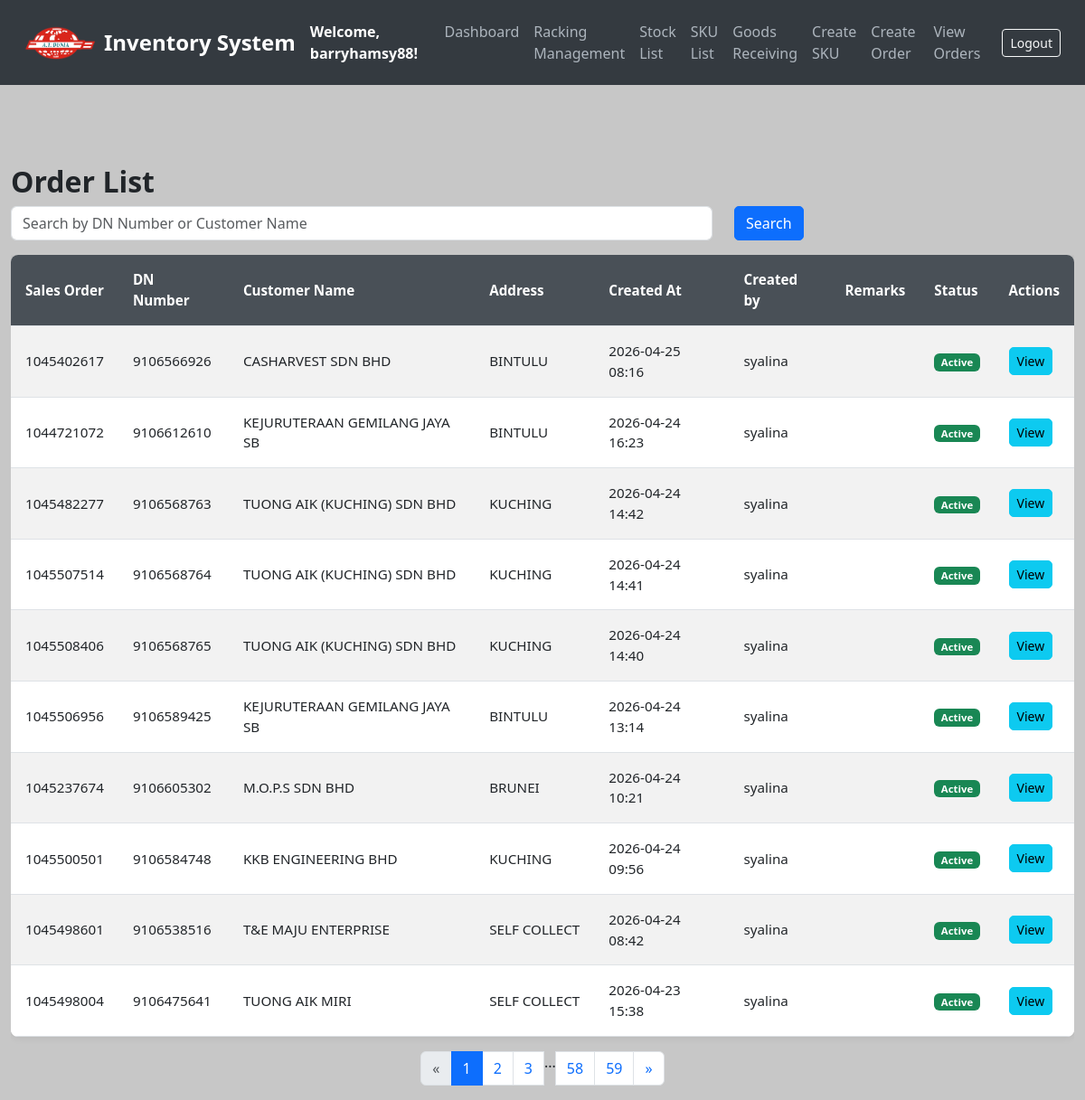
Page /orders (signed in) on the committed database.
### models.py (models this page shows, shortened)
class User(UserMixin, db.Model):
    __tablename__ = 'users'
    id = db.Column(db.Integer, primary_key=True)
    username = db.Column(db.String(80), unique=True, nullable=False)
    email = db.Column(db.String(120), unique=True, nullable=False)
    password = db.Column(db.String(200), nullable=False)  # Store hashed passwords
    date_created = db.Column(db.DateTime, default=get_local_time)
    last_login = db.Column(db.DateTime, nullable=True)
    is_active = db.Column(db.Boolean, default=True)  # For account activation/deactivation
    is_approved = db.Column(db.Boolean, default=False)
    is_admin = db.Column(db.Boolean, default=False)

class Order(db.Model):
    __tablename__ = 'orders'
    id = db.Column(db.Integer, primary_key=True)
    dn_number = db.Column(db.String(50), unique=True, nullable=False)  # Add DN number field
    created_at = db.Column(db.DateTime, default=get_local_time)
    customer_name = db.Column(db.String(100), nullable=False)
    address = db.Column(db.String(255), nullable=False)
    sales_order = db.Column(db.String(255), nullable=False)
    remarks = db.Column(db.String(255), nullable=True)
    status = db.Column(db.String(20), default='active')
    created_by = db.Column(db.String(255), nullable=True)
    last_updated_by = db.Column(db.String(255), nullable=True)  # Add this line
    items = db.relationship('OrderItem', backref='order', cascade='all, delete-orphan', lazy=True)

### app.py (the view)
@app.route('/orders')
@login_required
def list_orders():
    search = request.args.get('search', '')
    page = request.args.get('page', 1, type=int)
    query = Order.query.filter(
        Order.dn_number.like(f"%{search}%") |
        Order.customer_name.like(f"%{search}%") |
        Order.sales_order.like(f"%{search}%")  # ← ADDED THIS!
    ).order_by(Order.created_at.desc())  # Sort by most recent orders
    pagination = query.paginate(page=page, per_page=10, error_out=False)
    return render_template('list_orders.html', orders=pagination.items, pagination=pagination, search=search)

### app.py (called while the page is built)
@login_manager.user_loader
def load_user(user_id):
    return db.session.get(User, int(user_id))

### templates/list_orders.html (shortened to what this page needs)
<!DOCTYPE html>
<html lang="en">
<head>
    <link href="https://cdn.jsdelivr.net/npm/bootstrap@5.3.0/dist/css/bootstrap.min.css" rel="stylesheet">
</head>
<body>
<nav class="navbar navbar-expand-lg navbar-dark">
    <div class="container-fluid">
        <img src="{{ url_for('static', filename='logo_.png') }}" alt="Logo" width="80" height="40" class="me-2">
        <a class="navbar-brand" href="/">Inventory System</a>
        <strong class="text-white">Welcome, {{ current_user.username }}!</strong>
        <div class="collapse navbar-collapse" id="navbarNav">
            <ul class="navbar-nav ms-auto">
                <li class="nav-item"><a class="nav-link" href="/dashboard">Dashboard</a></li>
                <li class="nav-item"><a class="nav-link" href="/create_racking">Racking Management</a></li>
                <li class="nav-item"><a class="nav-link" href="/stocks">Stock List</a></li>
                <li class="nav-item"><a class="nav-link" href="/sku-list">SKU List</a></li>
                <li class="nav-item"><a class="nav-link" href="/create-stock">Goods Receiving</a></li>
                <li class="nav-item"><a class="nav-link" href="/add-sku">Create SKU</a></li>
                <li class="nav-item"><a class="nav-link" href="/create-order">Create Order</a></li>
                <li class="nav-item"><a class="nav-link" href="/orders">View Orders</a></li>
            </ul>
            <form class="d-flex ms-3" action="{{ url_for('logout') }}" method="POST">
                <button class="btn btn-sm btn-outline-light" type="submit">Logout</button>
            </form>
        </div>
    </div>
</nav>
<div class="container mt-5">
    <h2>Order List</h2>
    <form method="GET" action="/orders" class="row mb-3">
        <div class="col-md-8">
            <input type="text" name="search" class="form-control" value="{{ search }}" placeholder="Search by DN Number or Customer Name">
        </div>
        <div class="col-md-4">
            <button type="submit" class="btn btn-primary">Search</button>
        </div>
    </form>
    <div class="table-responsive">
        <table class="table table-striped">
            <thead>
                <tr>
                    <th>Sales Order</th>
                    <th>DN Number</th>
                    <th>Customer Name</th>
                    <th>Address</th>
                    <th>Created At</th>
                    <th>Created by</th>
                    <th>Remarks</th>
                    <th>Status</th>
                    <th>Actions</th>
                </tr>
            </thead>
            <tbody>
                {% for order in orders %}
                <tr>
                    <td>{{ order.sales_order }}</td>
                    <td>{{ order.dn_number }}</td>
                    <td>{{ order.customer_name }}</td>
                    <td class="address-cell" title="{{ order.address }}">
                        {{ order.address[:50] }}{% if order.address|length > 50 %}...{% endif %}
                    </td>
                    <td>{{ order.created_at.strftime('%Y-%m-%d %H:%M') }}</td>
                    <td>{{ order.created_by }}</td>
                    <td>{{ order.remarks }}</td>
    <td>
        {% if order.status == 'cancelled' %}
            <span class="badge bg-danger">Cancelled</span>
        {% elif order.status == 'completed' %}
            <span class="badge bg-primary">Completed</span>
        {% else %}
            <span class="badge bg-success">Active</span>
        {% endif %}
    </td>
                    <td>
                        <a href="{{ url_for('view_order', order_id=order.id) }}" class="btn btn-info btn-sm">View</a>
                    </td>
                </tr>
                {% endfor %}
            </tbody>
        </table>
    </div>
    <div class="d-flex justify-content-center">
        <nav aria-label="Page navigation">
            <ul class="pagination">
                {% if pagination.has_prev %}
                <li class="page-item">
                    <a class="page-link" href="{{ url_for('list_orders', page=pagination.prev_num, search=search) }}" aria-label="Previous">
                        <span aria-hidden="true">&laquo;</span>
                    </a>
                </li>
                {% else %}
                <li class="page-item disabled">
                    <span class="page-link">&laquo;</span>
                </li>
                {% endif %}
                {% for page_num in pagination.iter_pages(left_edge=2, right_edge=2, left_current=2, right_current=2) %}
                {% if page_num %}
                    {% if page_num == pagination.page %}
                    <li class="page-item active"><span class="page-link">{{ page_num }}</span></li>
                    {% else %}
                    <li class="page-item"><a class="page-link" href="{{ url_for('list_orders', page=page_num, search=search) }}">{{ page_num }}</a></li>
                    {% endif %}
                {% else %}
                <li class="page-item disabled"><span class="page-list">...</span></li>
                {% endif %}
                {% endfor %}
                {% if pagination.has_next %}
                <li class="page-item">
                    <a class="page-link" href="{{ url_for('list_orders', page=pagination.next_num, search=search) }}" aria-label="Next">
                        <span aria-hidden="true">&raquo;</span>
                    </a>
                </li>
                {% else %}
                <li class="page-item disabled">
                    <span class="page-link">&raquo;</span>
                </li>
                {% endif %}
            </ul>
        </nav>
    </div>
</div>
</body>
</html>

### templates/list_orders.html (style rules this page uses)
body { background-color: #C7C7C7; color: #212529; }
.navbar { background-color: #343a40; padding: 15px; }
.navbar-brand { font-weight: bold; color: #fff; font-size: 1.5rem; }
.nav-link { color: #adb5bd; font-weight: 500; }
.container { max-width: 1400px; padding-top: 40px; }
.table { background-color: #fff; border-radius: 8px; overflow: hidden; box-shadow: 0px 0px 10px rgba(0, 0, 0, 0.1); }
.table th, .table td { vertical-align: middle; font-size: 0.95rem; padding: 1rem; }
.table th { background-color: #495057; color: #fff; }
.table-striped tbody tr:nth-of-type(odd) { background-color: #f8f9fa; }
.address-cell { max-width: 200px; white-space: nowrap; overflow: hidden; text-overflow: ellipsis; cursor: help; }
.btn-primary, .btn-success, .btn-danger { border-radius: 5px; transition: all 0.3s ease; }
h2 { font-size: 2rem; font-weight: bold; }
.btn-info, .btn-success, .btn-danger { border-radius: 5px; transition: all 0.3s ease; }

### rows in the picture
User: username "barryhamsy88"
Order: sales_order "1045402617", dn_number "9106566926", customer_name "CASHARVEST SDN BHD", address "BINTULU", created_at "2026-04-25 08:16", created_by "syalina", status "Active"
Order: sales_order "1044721072", dn_number "9106612610", customer_name "KEJURUTERAAN GEMILANG JAYA SB", address "BINTULU", created_at "2026-04-24 16:23", created_by "syalina", status "Active"
Order: sales_order "1045482277", dn_number "9106568763", customer_name "TUONG AIK (KUCHING) SDN BHD", address "KUCHING", created_at "2026-04-24 14:42", created_by "syalina", status "Active"
Order: sales_order "1045507514", dn_number "9106568764", customer_name "TUONG AIK (KUCHING) SDN BHD", address "KUCHING", created_at "2026-04-24 14:41", created_by "syalina", status "Active"
Order: sales_order "1045508406", dn_number "9106568765", customer_name "TUONG AIK (KUCHING) SDN BHD", address "KUCHING", created_at "2026-04-24 14:40", created_by "syalina", status "Active"
Order: sales_order "1045506956", dn_number "9106589425", customer_name "KEJURUTERAAN GEMILANG JAYA SB", address "BINTULU", created_at "2026-04-24 13:14", created_by "syalina", status "Active"
Order: sales_order "1045237674", dn_number "9106605302", customer_name "M.O.P.S SDN BHD", address "BRUNEI", created_at "2026-04-24 10:21", created_by "syalina", status "Active"
Order: sales_order "1045500501", dn_number "9106584748", customer_name "KKB ENGINEERING BHD", address "KUCHING", created_at "2026-04-24 09:56", created_by "syalina", status "Active"
Order: sales_order "1045498601", dn_number "9106538516", customer_name "T&E MAJU ENTERPRISE", address "SELF COLLECT", created_at "2026-04-24 08:42", created_by "syalina", status "Active"
Order: sales_order "1045498004", dn_number "9106475641", customer_name "TUONG AIK MIRI", address "SELF COLLECT", created_at "2026-04-23 15:38", created_by "syalina", status "Active"

### other values in the picture
{{ page_num }} "1"
{{ page_num }} "2" "3" "58" "59"
